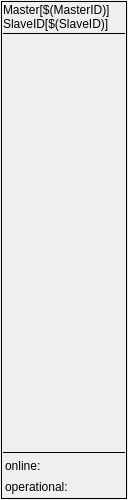
<?xml version="1.0" encoding="UTF-8"?>
<ui version="4.0">
 <class>Form</class>
 <widget class="QWidget" name="Form">
  <property name="geometry">
   <rect>
    <x>0</x>
    <y>0</y>
    <width>128</width>
    <height>500</height>
   </rect>
  </property>
  <property name="windowTitle">
   <string>Form</string>
  </property>
  <layout class="QVBoxLayout" name="verticalLayout">
   <property name="spacing">
    <number>1</number>
   </property>
   <property name="margin">
    <number>1</number>
   </property>
   <item>
    <widget class="caFrame" name="caframe">
     <property name="minimumSize">
      <size>
       <width>0</width>
       <height>54</height>
      </size>
     </property>
     <property name="frameShape">
      <enum>QFrame::Panel</enum>
     </property>
     <layout class="QGridLayout" name="gridLayout_2">
      <property name="margin">
       <number>1</number>
      </property>
      <property name="spacing">
       <number>1</number>
      </property>
      <item row="4" column="0">
       <layout class="QGridLayout" name="gridLayout" rowstretch="0,0" columnstretch="100,0">
        <property name="margin">
         <number>2</number>
        </property>
        <property name="spacing">
         <number>4</number>
        </property>
        <item row="0" column="0">
         <widget class="caLabel" name="calabel">
          <property name="minimumSize">
           <size>
            <width>0</width>
            <height>17</height>
           </size>
          </property>
          <property name="text">
           <string>online:</string>
          </property>
         </widget>
        </item>
        <item row="1" column="0">
         <widget class="caLabel" name="calabel_2">
          <property name="minimumSize">
           <size>
            <width>0</width>
            <height>17</height>
           </size>
          </property>
          <property name="text">
           <string>operational:</string>
          </property>
         </widget>
        </item>
        <item row="1" column="1">
         <widget class="caLed" name="caled_2">
          <property name="rectangular">
           <bool>true</bool>
          </property>
          <property name="gradientEnabled">
           <bool>false</bool>
          </property>
          <property name="ledWidth">
           <number>16</number>
          </property>
          <property name="ledHeight">
           <number>16</number>
          </property>
          <property name="channel" stdset="0">
           <string notr="true">$(IOC):m$(MasterID)s$(SlaveID)-Operational</string>
          </property>
          <property name="falseColor">
           <color>
            <red>170</red>
            <green>0</green>
            <blue>0</blue>
           </color>
          </property>
          <property name="trueColor">
           <color>
            <red>0</red>
            <green>85</green>
            <blue>0</blue>
           </color>
          </property>
         </widget>
        </item>
        <item row="0" column="1">
         <widget class="caLed" name="caled">
          <property name="toolTip">
           <string>&lt;html&gt;&lt;head/&gt;&lt;body&gt;&lt;p&gt;ONLINE status of the slave&lt;/p&gt;&lt;/body&gt;&lt;/html&gt;</string>
          </property>
          <property name="rectangular">
           <bool>true</bool>
          </property>
          <property name="gradientEnabled">
           <bool>false</bool>
          </property>
          <property name="ledWidth">
           <number>16</number>
          </property>
          <property name="ledHeight">
           <number>16</number>
          </property>
          <property name="channel" stdset="0">
           <string notr="true">$(IOC):m$(MasterID)s$(SlaveID)-Online</string>
          </property>
          <property name="falseColor">
           <color>
            <red>170</red>
            <green>0</green>
            <blue>0</blue>
           </color>
          </property>
          <property name="trueColor">
           <color>
            <red>0</red>
            <green>85</green>
            <blue>0</blue>
           </color>
          </property>
         </widget>
        </item>
       </layout>
      </item>
      <item row="2" column="0">
       <spacer name="verticalSpacer">
        <property name="orientation">
         <enum>Qt::Vertical</enum>
        </property>
        <property name="sizeHint" stdset="0">
         <size>
          <width>118</width>
          <height>18</height>
         </size>
        </property>
       </spacer>
      </item>
      <item row="0" column="0">
       <widget class="caLabel" name="calabel_12">
        <property name="minimumSize">
         <size>
          <width>0</width>
          <height>25</height>
         </size>
        </property>
        <property name="text">
         <string>Master[$(MasterID)]
SlaveID[$(SlaveID)]</string>
        </property>
       </widget>
      </item>
      <item row="1" column="0">
       <widget class="Line" name="line">
        <property name="frameShadow">
         <enum>QFrame::Plain</enum>
        </property>
        <property name="orientation">
         <enum>Qt::Horizontal</enum>
        </property>
       </widget>
      </item>
      <item row="3" column="0">
       <widget class="Line" name="line_2">
        <property name="frameShadow">
         <enum>QFrame::Plain</enum>
        </property>
        <property name="orientation">
         <enum>Qt::Horizontal</enum>
        </property>
       </widget>
      </item>
     </layout>
    </widget>
   </item>
  </layout>
 </widget>
 <customwidgets>
  <customwidget>
   <class>caFrame</class>
   <extends>QFrame</extends>
   <header>caFrame</header>
   <container>1</container>
  </customwidget>
  <customwidget>
   <class>caLabel</class>
   <extends>QLabel</extends>
   <header>caLabel</header>
  </customwidget>
  <customwidget>
   <class>caLed</class>
   <extends>QWidget</extends>
   <header>caLed</header>
  </customwidget>
 </customwidgets>
 <resources/>
 <connections/>
</ui>
